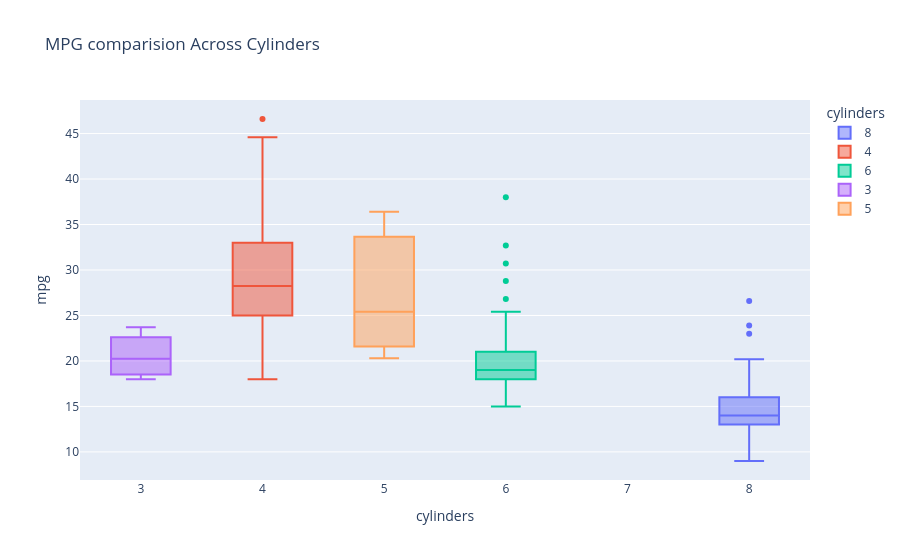

Write notebook code for a chart like this one.
### Code cell
## Box plot of the cylinders and mpg
fig = px.box(data_frame= cars, x= "cylinders", y= "mpg", color="cylinders",
            title= "MPG comparision Across Cylinders")
fig.show()

### Figure 1 — Plotly figure (JSON) as saved in the notebook; plotly's stock layout.template omitted (floating-point values rounded to 4 significant figures; data arrays with more than 128 entries replaced by an {"elided": "..."} marker saying what was removed)
{"data": [{"alignmentgroup": "True", "hovertemplate": "cylinders=%{x}<br>mpg=%{y}<extra></extra>", "legendgroup": "8", "marker": {"color": "#636efa"}, "name": "8", "notched": false, "offsetgroup": "8", "orientation": "v", "showlegend": true, "type": "box", "x": [8, 8, 8, 8, 8, 8, 8, 8, 8, 8, 8, 8, 8, 8, 8, 8, 8, 8, 8, 8, 8, 8, 8, 8, 8, 8, 8, 8, 8, 8, 8, 8, 8, 8, 8, 8, 8, 8, 8, 8, 8, 8, 8, 8, 8, 8, 8, 8, 8, 8, 8, 8, 8, 8, 8, 8, 8, 8, 8, 8, 8, 8, 8, 8, 8, 8, 8, 8, 8, 8, 8, 8, 8, 8, 8, 8, 8, 8, 8, 8, 8, 8, 8, 8, 8, 8, 8, 8, 8, 8, 8, 8, 8, 8, 8, 8, 8, 8, 8, 8, 8, 8, 8], "x0": " ", "xaxis": "x", "y": [18, 15, 18, 16, 17, 15, 14, 14, 14, 15, 15, 14, 15, 14, 10, 10, 11, 9, 14, 14, 14, 14, 12, 13, 13, 13, 14, 15, 14, 17, 11, 13, 12, 13, 15, 13, 13, 14, 13, 14, 13, 14, 15, 12, 13, 13, 14, 13, 12, 13, 11, 12, 13, 12, 15, 16, 15, 11, 16, 13, 14, 14, 14, 16, 15, 16, 14, 20, 13, 17.5, 16, 15.5, 14.5, 13, 16.5, 13, 13, 13, 17.5, 17, 15.5, 15, 16, 15.5, 15.5, 16, 19.9, 19.4, 20.2, 19.2, 18.1, 17.5, 17, 17.6, 16.5, 18.2, 16.9, 15.5, 19.2, 18.5, 23, 23.9, 26.6], "y0": " ", "yaxis": "y"}, {"alignmentgroup": "True", "hovertemplate": "cylinders=%{x}<br>mpg=%{y}<extra></extra>", "legendgroup": "4", "marker": {"color": "#EF553B"}, "name": "4", "notched": false, "offsetgroup": "4", "orientation": "v", "showlegend": true, "type": "box", "x": {"elided": "204 int values"}, "x0": " ", "xaxis": "x", "y": {"elided": "204 float values"}, "y0": " ", "yaxis": "y"}, {"alignmentgroup": "True", "hovertemplate": "cylinders=%{x}<br>mpg=%{y}<extra></extra>", "legendgroup": "6", "marker": {"color": "#00cc96"}, "name": "6", "notched": false, "offsetgroup": "6", "orientation": "v", "showlegend": true, "type": "box", "x": [6, 6, 6, 6, 6, 6, 6, 6, 6, 6, 6, 6, 6, 6, 6, 6, 6, 6, 6, 6, 6, 6, 6, 6, 6, 6, 6, 6, 6, 6, 6, 6, 6, 6, 6, 6, 6, 6, 6, 6, 6, 6, 6, 6, 6, 6, 6, 6, 6, 6, 6, 6, 6, 6, 6, 6, 6, 6, 6, 6, 6, 6, 6, 6, 6, 6, 6, 6, 6, 6, 6, 6, 6, 6, 6, 6, 6, 6, 6, 6, 6, 6, 6, 6], "x0": " ", "xaxis": "x", "y": [22, 18, 21, 21, 19, 16, 17, 19, 18, 18, 19, 18, 18, 16, 18, 18, 23, 18, 21, 20, 20, 21, 19, 15, 16, 16, 18, 19, 18, 15, 15, 17, 16, 15, 18, 21, 20, 18, 19, 22, 22, 24, 22.5, 20, 18, 18.5, 17.5, 19, 16.5, 17.5, 20.5, 19, 18.5, 22, 19.2, 20.5, 20.2, 20.5, 19.4, 20.6, 20.8, 18.6, 18.1, 17.7, 17, 16.2, 21.5, 19.8, 20.2, 20.6, 28.8, 26.8, 19.1, 32.7, 23.5, 30.7, 25.4, 24.2, 22.4, 20.2, 17.6, 25, 38, 22], "y0": " ", "yaxis": "y"}, {"alignmentgroup": "True", "hovertemplate": "cylinders=%{x}<br>mpg=%{y}<extra></extra>", "legendgroup": "3", "marker": {"color": "#ab63fa"}, "name": "3", "notched": false, "offsetgroup": "3", "orientation": "v", "showlegend": true, "type": "box", "x": [3, 3, 3, 3], "x0": " ", "xaxis": "x", "y": [19, 18, 21.5, 23.7], "y0": " ", "yaxis": "y"}, {"alignmentgroup": "True", "hovertemplate": "cylinders=%{x}<br>mpg=%{y}<extra></extra>", "legendgroup": "5", "marker": {"color": "#FFA15A"}, "name": "5", "notched": false, "offsetgroup": "5", "orientation": "v", "showlegend": true, "type": "box", "x": [5, 5, 5], "x0": " ", "xaxis": "x", "y": [20.3, 25.4, 36.4], "y0": " ", "yaxis": "y"}], "layout": {"autosize": true, "boxmode": "overlay", "legend": {"title": {"text": "cylinders"}, "tracegroupgap": 0}, "title": {"text": "MPG comparision Across Cylinders"}, "xaxis": {"anchor": "y", "autorange": true, "categoryarray": [8, 4, 6, 3, 5], "categoryorder": "array", "domain": [0, 1], "range": [2.5, 8.5], "title": {"text": "cylinders"}, "type": "linear"}, "yaxis": {"anchor": "x", "autorange": true, "domain": [0, 1], "range": [6.911, 48.69], "title": {"text": "mpg"}, "type": "linear"}}}
